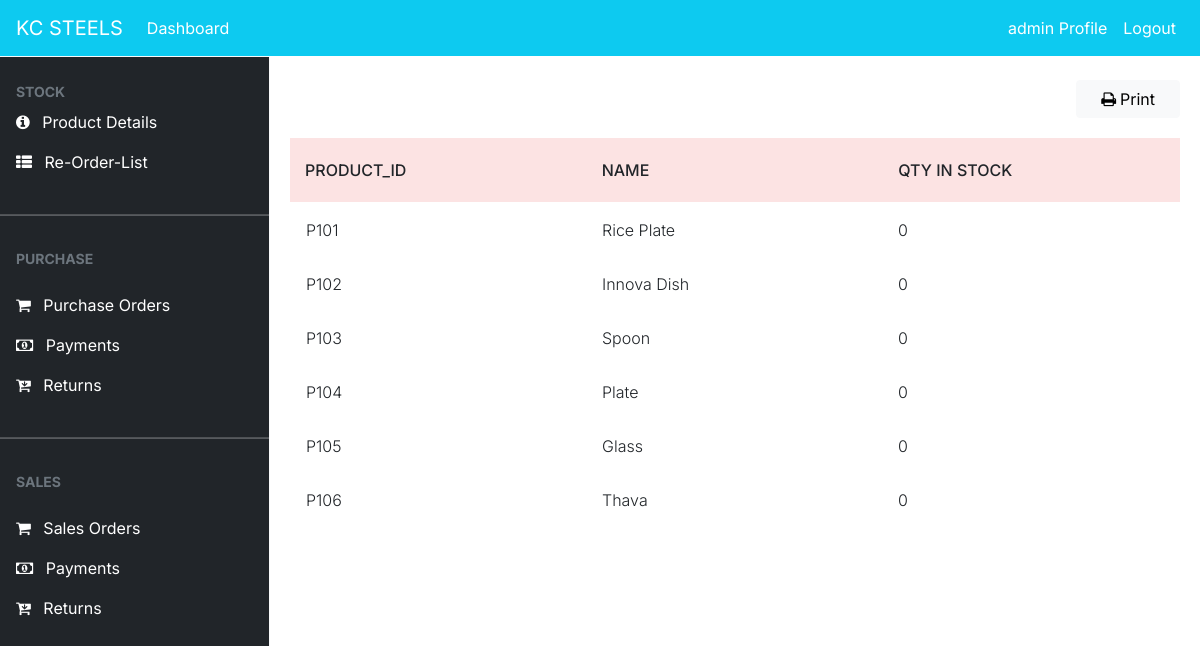
The app's page /re_order (signed in), older data.
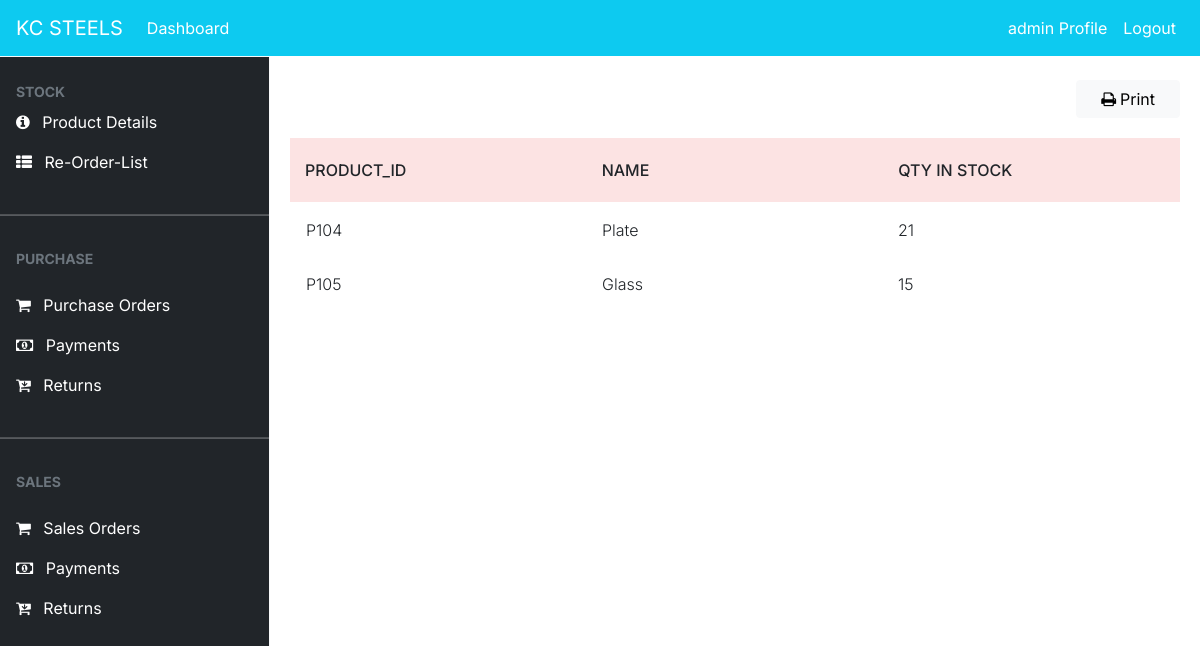
The same page, newer data.
### dashboard/models.py (models this page shows)
class Item(models.Model):
        item_no = models.IntegerField(null=True)
        item_id = models.CharField(max_length=10,null=True)
        name = models.CharField(max_length=100, null=True, blank=False,unique=True)
        unit_price = models.PositiveBigIntegerField(null=True,blank=True)
        qty_available = models.PositiveIntegerField(null=True, default=0)
        qty_sold = models.PositiveIntegerField(null=True, default=0)
        qty_purchased = models.PositiveIntegerField(null=True, default=0)
        status = models.BooleanField(default=False)
        def __str__(self):
            return  self.name

### dashboard/views.py (the view)
# urls.py: path('re_order',views.re_order,name='re_order'),
@login_required
def re_order(request):
    items = Item.objects.filter(qty_purchased__lte=25)
    print(items)
    context = {
        'items' : items
    }
    return render(request, 'dashboard/re_order.html',context)

### templates/dashboard/re_order.html (shortened to what this page needs)
{% extends 'partial/base.html' %}
{% load crispy_forms_tags %}
{% block content %}
{% include 'partial/topnav_staff.html'%}
<div style="margin-left:290px;margin-right:20px">
    <div class="row my-4">
        <div style="margin-bottom:20px;">
            <a href="{% url 're_order_list' %}" class="btn bg-pink btn-light btn-bold px-4 float-right mt-3 mt-lg-0"><i class="mr-1 fa fa-print text-primary-m1 text-120 w-2"></i>Print</a>
        </div>
        <div class="col-md-12">
            <div class="tbl-header">
                <table cellpadding="0" cellspacing="0" border="0">
                    <thead>
                    <tr>
                        <th scope="col">Product_id</th>
                        <th scope="col">Name</th>
                        <th scope="col">QTY in Stock</th>
                    </tr>
                    </thead>
                </table>
            </div>
            <div class="tbl-content">
                <table cellpadding="0" cellspacing="0" border="0">
                    <tbody>
                        {% for item in items %}
                            <tr>
                            <td>{{ item.item_id }}</td>
                            <td>{{ item.name }}</td>
                            <td>{{ item.qty_purchased }}</td>
                        {% endfor %}
                    </tbody>
                </table>
            </div>
        </div>
    </div>
</div>
{% endblock %}>

Row changes from the older to the newer data that the page shows:
no longer on this page (row edited): Item: item_id "P101", name "Rice Plate", qty_purchased "0"
no longer on this page (row edited): Item: item_id "P102", name "Innova Dish", qty_purchased "0"
no longer on this page (row edited): Item: item_id "P103", name "Spoon", qty_purchased "0"
no longer on this page (row edited): Item: item_id "P106", name "Thava", qty_purchased "0"
changed Item "Plate": qty_purchased "0" → "21"
changed Item "Glass": qty_purchased "0" → "15"
